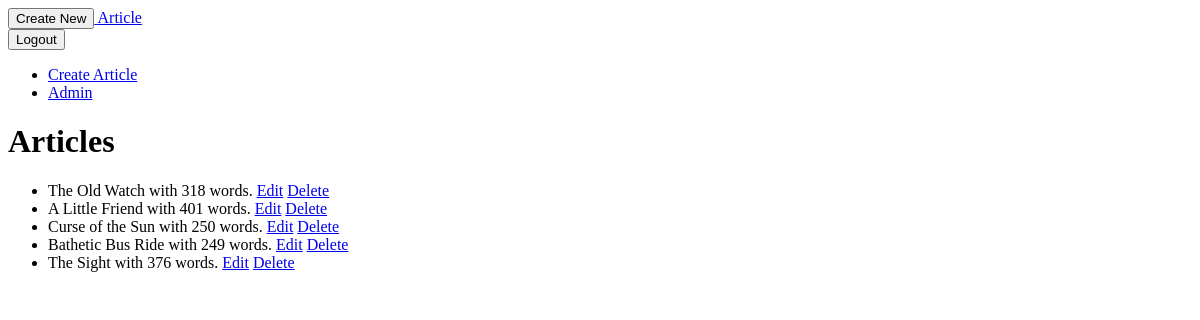
Before: /articles/ (signed in) with the older database file.
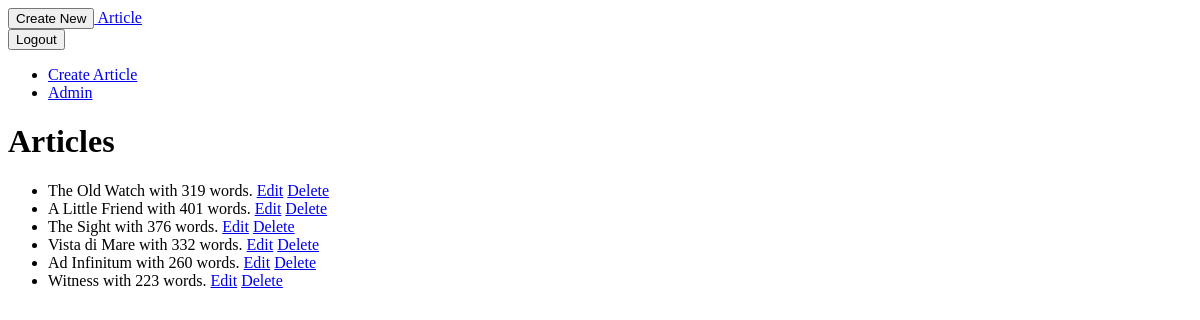
After: the same page with the newer database file.
### app/models.py (models this page shows, shortened)
class Article(models.Model):
    tittle =  models.CharField(max_length=100)
    content = models.TextField(default= '', blank=True)
    word_count = models.IntegerField(blank=True)
    twitter_post = models.TextField(default="", blank= True)
    status = models.CharField(
        max_length=20,
        choices = ARTICLE_STATUS,
        default= "draft",
        )
    created_at = models.DateTimeField(auto_now_add=True)
    updated_at = models.DateTimeField(auto_now=True)
    author = models.ForeignKey(settings.AUTH_USER_MODEL, on_delete=models.CASCADE, related_name="articles")

### app/views.py (the view)
# urls.py: path("",ArticleView.as_view(),name="home"),
class ArticleView(LoginRequiredMixin, ListView):
    template_name = "app/home.html"
    context_object_name = "articles"
    model = Article
    def get_queryset(self) -> QuerySet[Any]:
        return Article.objects.filter(author=self.request.user)

### templates/app/home.html
{% extends 'app/base.html' %}
{% block content %}
<nav>
    <ul>
        <li><a href="{% url 'create_article' %}">Create Article</a></li>
        <li><a href="{% url 'admin:index' %}">Admin</a></li>
    </ul>
</nav>
<h1>Articles</h1>
<ul>
    {% for article in articles %}
    <li>{{ article.tittle }} with {{ article.word_count }} words. <a
            href="{% url 'update_article' article.id %}">Edit</a> <a
            href="{% url 'delete_article' article.id %}">Delete</a></li>
    {% endfor %}
</ul>
{% endblock content %}

### templates/app/base.html (shortened to what this page needs)
<!DOCTYPE html>
<html lang="en">
<head>
</head>
<body>
    <nav>
        <div>
            {% if user.is_authenticated %}
                <a href="{% url 'create_article' %}">
                <button>Create New</button>
                </a>
                <a href="{% url 'home' %}">Article</a>
                <form method="POST" action="{% url 'account_logout' %}">
                    <button type="submit">Logout</button>
                </form>
            {% else %}
                <a href="{% url 'account_login' %}"><button>Login</button></a>
                <a href="{% url 'account_signup' %}"><button>Sign Up</button></a>
            {% endif %}
        </div>
    </nav>
    {% block content %}
    {% endblock content %}
</body>
</html>

Changed rows visible on the page:
removed Article: tittle "Curse of the Sun", word_count "250"
removed Article: tittle "Bathetic Bus Ride", word_count "249"
changed Article "The Old Watch": word_count "318" → "319"
added Article: tittle "Vista di Mare", word_count "332"
added Article: tittle "Ad Infinitum", word_count "260"
added Article: tittle "Witness", word_count "223"
